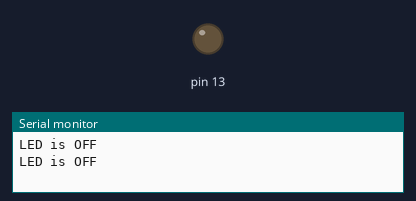
A sketch run on a simulated Arduino Uno, built with avr-gcc and run on an emulated ATmega328P. Parts: output pins drawn as LEDs (lit = HIGH), the last lines printed to the serial monitor.

Above: at 1.1 s.
At 3.3 s:
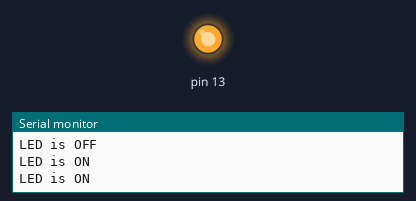
Timing chart, 0 to 5.7 s (numbered marks = the images above):
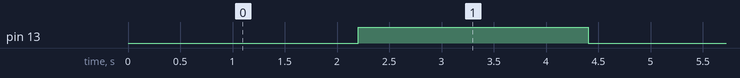

Measured:
- by itself, pin 13: alternates HIGH for 2.2 s and LOW for 2.2 s

The sketch:

2022-11-09_Blink_And_Check_With_millis__.ino
```cpp
unsigned long storedBlink = 0;
unsigned long storedCheck = 0;
unsigned long elapsed;
const int intervalBlink = 2200;
const int intervalCheck = 500;
int toggle = 1;

void setup() {
  Serial.begin(9600);
  pinMode (13, OUTPUT);
}
void loop() {
  elapsed = millis();
  if (elapsed - storedBlink > intervalBlink) {
    if (toggle == 1){
      toggle = 0;
      storedBlink = millis();
      digitalWrite (13, HIGH);
    } else if (toggle == 0) {
      toggle = 1;
      storedBlink = millis();
      digitalWrite (13, LOW);
    }
  }
  if (elapsed - storedCheck > intervalCheck) {
    Serial.print ("LED is ");
    storedCheck = millis();
    if (toggle == 1) {Serial.println ("OFF");}
    else if (toggle == 0) {Serial.println ("ON");}
  }
}
```
